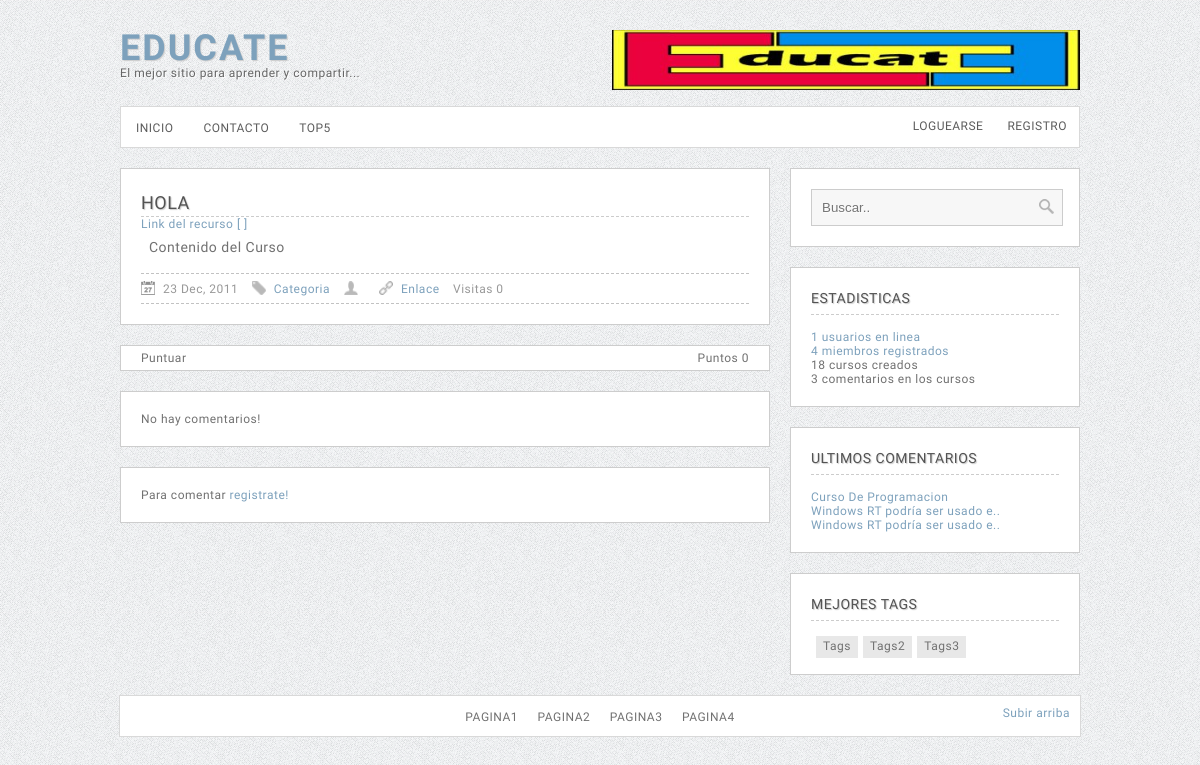
Page /ver_post.php on the committed database.
### tables this page shows
CREATE TABLE `z_datos` (
  `id` int(11) NOT NULL,
  `nombre` varchar(50) NOT NULL,
  `url` varchar(100) NOT NULL,
  `email` varchar(100) NOT NULL
);

CREATE TABLE `z_posts` (
  `id` int(11) NOT NULL,
  `titulo` varchar(100) NOT NULL,
  `url` varchar(150) NOT NULL,
  `contenido` text NOT NULL,
  `autor` int(11) NOT NULL,
  `fecha` timestamp NOT NULL DEFAULT CURRENT_TIMESTAMP,
  `visitas` int(11) NOT NULL,
  `time` int(11) NOT NULL,
  `puntos` int(11) NOT NULL DEFAULT '0',
  `keywords` varchar(150) NOT NULL,
  `descripcion` text NOT NULL,
  `urlamigable` varchar(100) NOT NULL,
  `youtube` varchar(255) NOT NULL
);

CREATE TABLE `z_coment` (
  `id` int(11) NOT NULL,
  `autor` int(11) NOT NULL,
  `post` int(11) NOT NULL,
  `comentario` text NOT NULL
);

### inc/funciones.php (called while the page is built, shortened)
<?php
function UrlAmigablesInvertida($seo)
{
	global $database_conexion, $conexion;
	$query_Recordset13434 = sprintf ("SELECT z_posts.urlamigable FROM z_posts WHERE z_posts.id = '%s'" ,$seo);
	$Recordset13434 = mysql_query($query_Recordset13434, $conexion) or die(mysql_error());
	$row_Recordset13434 = mysql_fetch_assoc($Recordset13434);
    return $row_Recordset13434['urlamigable'];
}
		$query_SacarDatosWeb = "SELECT * FROM z_datos";
		$SacarDatosWeb = mysql_query($query_SacarDatosWeb, $conexion) or die(mysql_error());
		$row_SacarDatosWeb = mysql_fetch_assoc($SacarDatosWeb);
		$urlWeb=$row_SacarDatosWeb['url'];
function saber_titulo ($idpost){
			global $database_conexion, $conexion;
			$query_ObtenerNombre = sprintf ("SELECT z_posts.titulo FROM z_posts WHERE z_posts.id = %s",$idpost,"int");
			$ObtenerNombre = mysql_query($query_ObtenerNombre, $conexion) or die(mysql_error());
			$row_ObtenerNombre = mysql_fetch_assoc($ObtenerNombre);
			return $row_ObtenerNombre['titulo'];
}
?>

### Connections/conexion.php (called while the page is built, shortened)
<?php
$hostname_conexion = "localhost";
$database_conexion = "bdsistemas";
$username_conexion = "root";
$password_conexion = "";
$conexion = mysql_pconnect($hostname_conexion, $username_conexion, $password_conexion) or trigger_error(mysql_error(),E_USER_ERROR);
?>
<?php if (is_file("inc/funciones.php")){
	include ("inc/funciones.php");
	}
	else {
	include ("../inc/funciones.php");
	}
?>

### ver_post.php (the view, shortened to what this page needs)
<?php require_once('Connections/conexion.php'); ?>
<?php
$iddelpost= $_GET['date'];
		$query_SacarPostGet = sprintf("SELECT * FROM z_posts WHERE id=%s",$iddelpost,"int");
		$SacarPostGet = mysql_query($query_SacarPostGet, $conexion) or die(mysql_error());
		$row_SacarPostGet = mysql_fetch_assoc($SacarPostGet);
?>
<!DOCTYPE html PUBLIC "-//W3C//DTD XHTML 1.0 Transitional//EN" "http://www.w3.org/TR/xhtml1/DTD/xhtml1-transitional.dtd">
<html xmlns="http://www.w3.org/1999/xhtml">
<head>
<link rel="stylesheet" type="text/css" href="<?php echo $urlWeb ?>css/estilos.css"/>
</head>
<body>
<div id="principal">
  <div id="head">
    <div id="logo">
      <h1><a href="<?php echo $urlWeb ?>">eDucate</a> </h1>
      El mejor sitio para aprender y compartir...
    </div>
    <div id="add468"><img src="<?php echo $urlWeb ?>img/educatelogo.jpg" width="468" height="60" /></div>
  </div>
  <?php include("inc/menu.php"); ?>
  <div id="leftt">
   <div id="section_l">
      <div id="tittle_h" style="border-bottom:1px dashed #ccc"><?php echo $row_SacarPostGet['titulo']; ?></div>
      <div>
        <?php
            $archivo=$row_SacarPostGet['url'];
            $mime = substr($archivo, -4);
            switch ($mime){
              default:
                echo '<a href="http://localhost/educate/server/php/files/'.$archivo.'">Link del recurso [ '. $archivo .' ]</a>';
            }
        ?>
      </div>
      <div id="container"><?php echo $row_SacarPostGet['contenido']; ?></div>
<div id="post_info"><span class="in_txt"><img class="h_img" src="<?php echo $urlWeb ?>img/date.png" width="14" height="14" />23 Dec, 2011</span>
  <span class="in_txt"><img class="h_img" src="<?php echo $urlWeb ?>img/category.png" width="14" height="14" /><a href="page/categoria.php">Categoria</a></span>
  <span class="in_txt"><img class="h_img" src="<?php echo $urlWeb ?>img/author.png" width="14" height="14" /></span>
  <span class="in_txt"><img class="h_img" src="<?php echo $urlWeb ?>img/permalink.png" width="14" height="14" /><a href="ver_post.php">Enlace</a></span>
  <span class="in_txt">Visitas <?php echo $row_SacarPostGet['visitas']; ?></span>
</div>
   </div>
<div id="section_info">Puntuar
     <span style="float:right"> Puntos <?php echo $row_SacarPostGet['puntos'] ?></span>
    </div>
    <?php include("inc/comentarios.php"); ?>
  <?php  if (isset($_SESSION['MM_Id'])){?>
    <div id="section_l">
      <form id="form2" name="form2" method="POST" action="<?php echo $urlWeb; ?>inc/nuevo_com.php">
        <p>
        <p>
          <label for="comentario"></label>
          <textarea name="comentario" id="comentario" cols="45" required="required" maxlength="250" rows="5"></textarea>
        </p>
        <p>
        <input type="hidden" name="post" value="<?php echo $row_SacarPostGet['id'] ?>" />
          <input type="submit" name="button" id="button" value="Comentar" />
        </p>
        <input type="hidden" name="MM_insert" value="form2" />
      </form>
    </div>
    <?php } else {?>
    <div id="section_l">Para comentar <a href="<?php echo $urlWeb ?>user/registro.php">registrate!</a></div>
    <?php }?>
  </div>
  <div id="rigthh">
    <?php include("inc/buscador.php"); ?>
    <?php include("inc/stats.php"); ?>
    <?php include("inc/last_com.php"); ?>
    <?php include("inc/tags.php"); ?>
  </div>
</div><div id="footer"><div id="txt_fo"><a href="#">Pagina1</a> <a href="#">Pagina2</a> <a href="#">Pagina3</a> <a href="#">Pagina4</a></div>
<div class="item_top"><a href="" id="arriba">Subir arriba</a></div>
</div>
</body>
</html>

### inc/last_com.php (shortened to what this page needs)
<?php
$maxRows_LastComents = 7;
$pageNum_LastComents = 0;
$startRow_LastComents = $pageNum_LastComents * $maxRows_LastComents;
$query_LastComents = "SELECT * FROM z_coment ORDER BY z_coment.id DESC";
$query_limit_LastComents = sprintf("%s LIMIT %d, %d", $query_LastComents, $startRow_LastComents, $maxRows_LastComents);
$LastComents = mysql_query($query_limit_LastComents, $conexion) or die(mysql_error());
$row_LastComents = mysql_fetch_assoc($LastComents);
?>
<div id="sectio_r">
      <div id="side_r">ultimos comentarios</div>
      <?php do { ?>
        <span class="txt_side"><a href="<?php echo $urlWeb ?><?php echo UrlAmigablesInvertida($row_LastComents['post']) ?>.html">
	 <?php $titulolargo=saber_titulo($row_LastComents['post']);  if ((strlen($titulolargo))> 30) { $titulolargo=substr($titulolargo, 0, 30).".."; }
 echo $titulolargo?>
  </a></span><br />
        <?php } while ($row_LastComents = mysql_fetch_assoc($LastComents)); ?>
    </div>

### css/estilos.css (style rules this page uses)
body { background: #E9E9E9 url(../img/white-texture.png) repeat; font-size: 12px; letter-spacing: 0.5px; color: #717171; font-family: 'Istok Web',arial,serif; }
html { overflow-y:scroll; }
a { text-decoration: none; color: #7da1bc; }
#principal { overflow: hidden; width: 960px; margin: 30px auto 0px auto; }
#head { height: 66px; }
#logo { float: left; color: #666; text-shadow: 1px 1px 1px #FFF; }
#logo h1 { color: #909090; margin: 0!important; line-height: 1em!important; font-size: 36px; font-style: normal; text-transform: uppercase; letter-spacing: 2px; text-shadow: 1px 1px 1px #CCC; }
#leftt { float: left; width: 650px; }
#rigthh { float: right; width: 290px; }
#section_l { padding: 20px; background: #FFF; border: 1px solid #cdcdcd; margin-bottom: 20px; }
#section_info { padding: 5px 20px; background: #FFF; border: 1px solid #cdcdcd; margin-bottom: 20px; }
#sectio_r { padding: 20px; background: #FFF; border: 1px solid #cdcdcd; margin-bottom: 20px; }
#tittle_h { font-size: 18px; color: #535353; line-height: 1.5em; text-transform: uppercase; font-weight: normal; text-shadow: 1px 1px 1px #CCC; }
#post_info { font-size: 12px; color: #999; padding: 7px 0px; margin-top: 10px; border-top: 1px dashed #c2c2c2; border-bottom: 1px dashed #c2c2c2; }
#footer { background-color: #FFF; height: 40px; margin: auto; width: 960px; border: 1px solid #d9d9d9; margin-bottom: 30px; }
#txt_fo { text-transform: uppercase; padding-top: 14px; text-align: center; margin: 0px auto; }
#add468 { height: 60px; width: 468px; float: right; }
#txt_fo a { color: #717171; padding:0px 8px; }
#side_r { border-bottom: 1px dashed #CCC; padding-bottom: 5px; margin-top: 0px!important; margin-bottom: 15px; color: #535353; font-size:14px; line-height: 1.5em; text-transform: uppercase; font-weight: normal; text-shadow: 1px 1px 1px #CCC; }
.in_txt { margin-right: 10px; }
.h_img { margin-bottom: -2px; margin-right:8px; }
.txt_side { margin-bottom: 5px; }
.item_top { float:right; margin-top: -18px; margin-right: 10px; }
#container { padding:8px; font-size:14px; word-wrap: break-word; width:500px; }

### rows in the picture
z_datos: url (picture)
z_posts: titulo "HOLA", contenido "Contenido del Curso", visitas "0", puntos "0"
z_coment: post.titulo "Curso De Programacion"
z_coment: post.titulo "Windows RT podría ser usado e.."
z_coment: post.titulo "Windows RT podría ser usado e.."

### other values in the picture
$totalRows_Estadisticason "1"
$totalRows_EstadisticasWeb "4"
$totalRows_EstadisticasPost "18"
$totalRows_EstadisticasCom "3"
